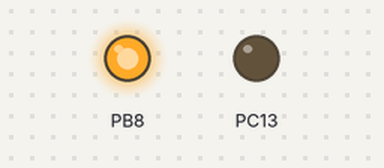
A sketch run on a simulated STM32 Blue Pill. Parts: output pins drawn as LEDs (lit = HIGH). The modem accepts every AT command (registered, SIM ready, sends succeed) and sends nothing else.

Above: at 0.1 s.
At 1.01 s:
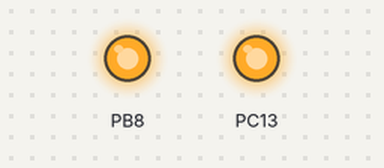
Timing chart, 0 to 2.6 s (numbered marks = the images above):
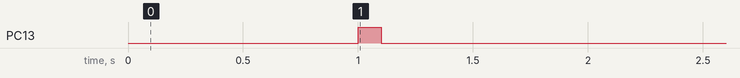

The sketch:

gtd35.ino
```cpp
#define TX_BUFFER_SIZE 100
#define RX_BUFFER_SIZE 500

char MOTOR_TX_Buffer[TX_BUFFER_SIZE];
volatile uint8_t MOTOR_RX_Buffer[RX_BUFFER_SIZE];
bool MOTOR_TxModeF = 0, MOTOR_ReceivingF = 0, MOTOR_NewPacketF = 0, MOTOR_SendDataToMasterF = 0;

struct Motor {
  uint16_t Refball_angle;
  int16_t RefRPM;
  bool Enable;
  bool ResetEncoder;
  uint8_t TorquePercent, Feedback_TorquePercent;
  uint8_t Baudrate, Feedback_Baudrate;
  int16_t RealRPM;
  int32_t IncrementalEncoder;
  float AbsoluteEncoder;
  float Current;
  float Voltage;
} GTD35[20];
int speed = 100;
void init_motors() {
  for (int i = 0; i < 4; i++) {
    GTD35[i].Enable = 1;
    GTD35[i].Refball_angle = 400;
  }
}

void Motor_SetID(uint8_t PreviousID, uint8_t NewID) {
  MOTOR_TX_Buffer[0] = 0xAA;
  MOTOR_TX_Buffer[1] = 0xAA;
  MOTOR_TX_Buffer[2] = 0;
  MOTOR_TX_Buffer[3] = PreviousID;
  MOTOR_TX_Buffer[4] = 0x11;   //Command
  MOTOR_TX_Buffer[5] = NewID;  //Data
  MOTOR_TX_Buffer[6] = Checksum(&MOTOR_TX_Buffer[2], 4);
  MOTOR_SendData(7);
}
void MOTOR_SendData(int length) {
  for (int q = 0; q < length; q++) {
    Serial1.print(MOTOR_TX_Buffer[q]);
    delayMicroseconds(10);
  }
  MOTOR_TxModeF = 1;
}
uint8_t Checksum(char *Buf, uint16_t Length) {
  uint8_t CheckByte = 0;
  for (uint16_t i = 0; i < Length; i++) {
    CheckByte ^= *(Buf++);
  }
  return CheckByte;
}
void MotorMove(uint8_t NumOfMotor) {
  MOTOR_TX_Buffer[0] = 0xAA;
  MOTOR_TX_Buffer[1] = 0xAA;
  MOTOR_TX_Buffer[2] = NumOfMotor;
  uint16_t StartDataAdd = NumOfMotor + 3;
  for (uint8_t i = 0; i < NumOfMotor; i++) {
    int16_t Speed = GTD35[i].RefRPM;
    uint8_t Speed_MSB = (Speed >> 8) & 0xFF;
    uint8_t Speed_LSB = Speed & 0xFF;
    uint16_t ball_angle = GTD35[i].Refball_angle * 10;
    uint8_t ball_angle_MSB = (ball_angle >> 8) & 0xFF;
    uint8_t ball_angle_LSB = ball_angle & 0xFF;
    uint8_t ControlByte = 0;
    if (GTD35[i].Enable) ControlByte |= 0x0F;
    if (GTD35[i].ResetEncoder) ControlByte |= 0xF0;
    MOTOR_TX_Buffer[i + 3] = i;
    MOTOR_TX_Buffer[StartDataAdd] = ControlByte;
    MOTOR_TX_Buffer[StartDataAdd + 1] = Speed_MSB;
    MOTOR_TX_Buffer[StartDataAdd + 2] = Speed_LSB;
    MOTOR_TX_Buffer[StartDataAdd + 3] = ball_angle_MSB;
    MOTOR_TX_Buffer[StartDataAdd + 4] = ball_angle_LSB;
    StartDataAdd += 5;
  }
  MOTOR_TX_Buffer[StartDataAdd] = Checksum(&MOTOR_TX_Buffer[2], StartDataAdd - 2);
  MOTOR_SendData(StartDataAdd + 1);
}
void motor(int zero, int one, int two, int three) {
  GTD35[0].Enable = 1;
  GTD35[1].Enable = 1;
  GTD35[2].Enable = 1;
  GTD35[3].Enable = 1;
  GTD35[0].RefRPM = zero;
  GTD35[0].Refball_angle = 400;
  GTD35[1].RefRPM = one;
  GTD35[1].Refball_angle = 400;
  GTD35[2].RefRPM = two;
  GTD35[2].Refball_angle = 400;
  GTD35[3].RefRPM = three;
  GTD35[3].Refball_angle = 400;
  MotorMove(4);
}

void moveAngle(int a) {
  if (a > 360) a -= 360;
  if (a < 0) a += 360;
  int x = -speed * cos(a * M_PI / 180);
  int y = -speed * sin(a * M_PI / 180);
  motor((x + y), (x - y), (-x - y), (y - x));
}

void setup() {
  // put your setup code here, to run once:
  Serial1.begin(115200);
  pinMode(PC13, OUTPUT);
  pinMode(PB8, OUTPUT);
  digitalWrite(PB8, 1);
  init_motors();
  delay(1000);
  digitalWrite(PC13, 1);
  delay(100);
  digitalWrite(PC13, 0);
  delay(100);
  for(int i=0; i<255; i++) Motor_SetID(i, 3);
}

void loop() {
  // put your main code here, to run repeatedly:
  for(int i=0; i <360; i++) {
    moveAngle(i);
    delay(10);
  }
  // GTD35[0].Enable = 1;
  // GTD35[0].RefRPM = 100;
  // GTD35[0].Refball_angle = 400;
  // MotorMove(1);
}
```
